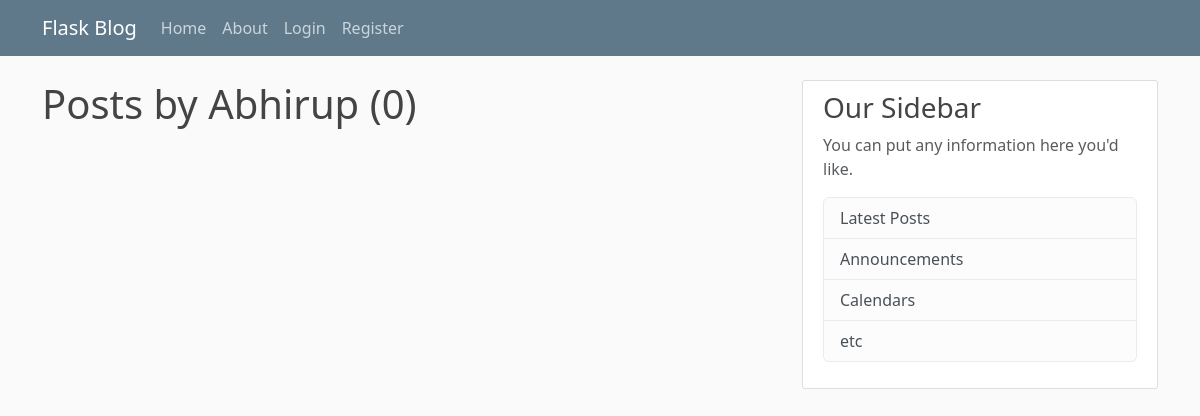
Before: /user/Abhirup with the older database file.
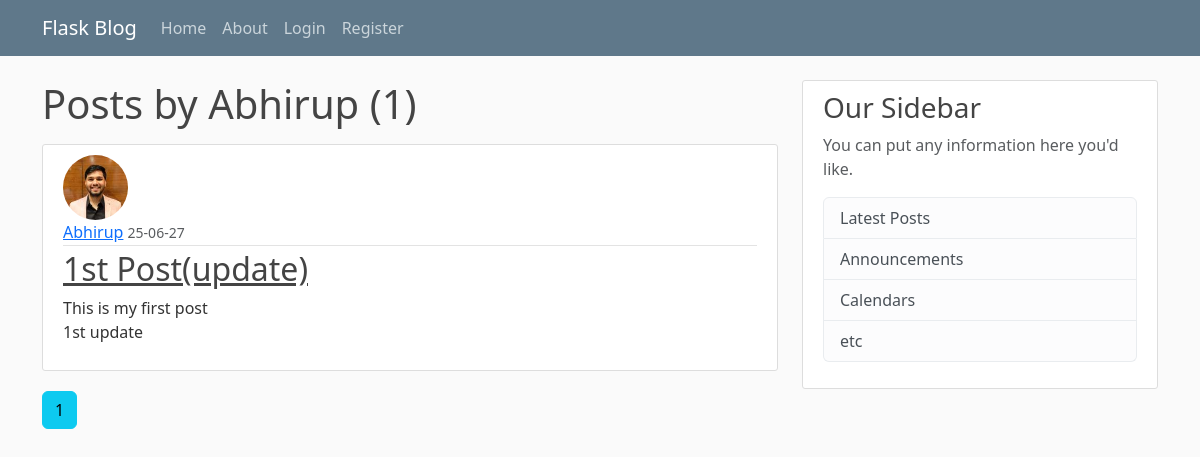
After: the same page with the newer database file.
### flaskblog/models.py (models this page shows, shortened)
class Post(db.Model):
    id = db.Column(db.Integer, primary_key=True)
    title = db.Column(db.String(20),nullable=False)
    date_posted = db.Column(db.DateTime, nullable=False, default=datetime.now(timezone.utc))
    content = db.Column(db.Text,nullable=False)
    user_id = db.Column(db.Integer,db.ForeignKey('user.id'),nullable=False)

class User(db.Model,UserMixin):
    id = db.Column(db.Integer, primary_key=True)
    username = db.Column(db.String(20),unique = True ,nullable=False)
    email = db.Column(db.String(120),unique=True ,nullable=False)
    image_file = db.Column(db.String(20) ,nullable=False, default='default.png')
    password = db.Column(db.String(60),nullable =False)
    posts = db.relationship('Post', backref='author',lazy=True)

### flaskblog/routes.py (the view)
@app.route("/user/<string:username>")
def user_posts(username):
    page = request.args.get('page',1,type=int)
    user=User.query.filter_by(username=username).first_or_404()
    posts=Post.query.filter_by(author=user)\
        .order_by(Post.date_posted.desc())\
        .paginate(per_page=5, page=page)
    return render_template("user_posts.html",posts=posts,user=user)

### flaskblog/templates/user_posts.html
{%  extends "layout.html" %}
{% block content %}
<h1 class="mb-3"> Posts by {{user.username}} ({{posts.total}})</h1>
    {% for post in posts.items%}
        <article class="media content-section">
            <img class = "rounded-circle article-img" src={{url_for('static',filename='profile_pics/'+post.author.image_file)}}>
            <div class="media-body">
            <div class="article-metadata">
            <a class="mr-2" href={{"url_for('user_posts',username=post.author.username)"}}>{{ post.author.username}}</a>
            <small class="text-muted">{{ post.date_posted.strftime('%y-%m-%d') }}</small>
            </div>
            <h2><a class="article-title" href="{{url_for('post',post_id=post.id)}}">{{ post.title }}</a></h2>
            <p class="article-content">{{ post.content }}</p>
            </div>
        </article>
    {%endfor%}
    {%for page_num in posts.iter_pages(left_edge=1, right_edge=1, left_current=1, right_current=1)%}
        {%if page_num%}
            {%if posts.page == page_num%}
            <a class="btn btn-info" href="{{url_for('user_posts',username=user.username,page=page_num)}}">{{page_num}}</a>
            {% else %}
            <a class="btn btn-outline-info" href="{{url_for('user_posts',username=user.username,page=page_num)}}">{{page_num}}</a>
            {% endif %}
        {% else %}
            ...
        {% endif %}
    {% endfor %}
{% endblock content %}

Changed rows visible on the page:
added Post: image_file (picture), author.username "Abhirup", date_posted "25-06-27", title "1st Post(update)", content "This is my first post 1st update"
Other visible differences:
{{ posts.total }}: "0" → "1"
new list line: "1"
